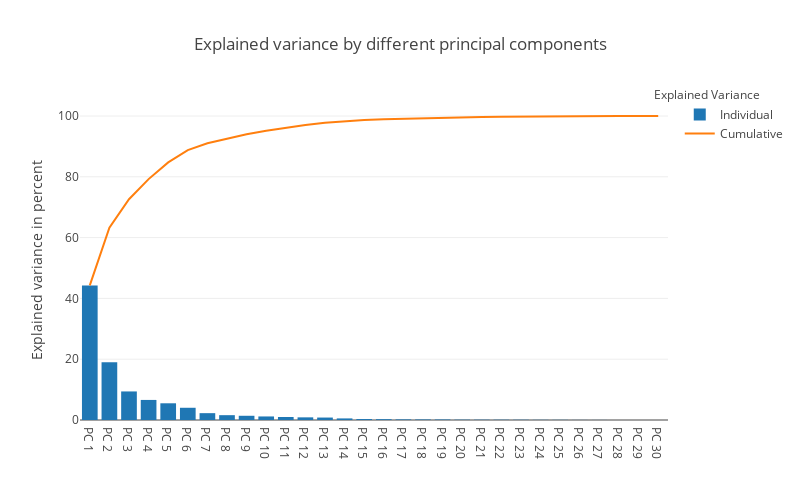

The code cell stored with this chart in its notebook:
### Code cell
offline.iplot(fig)

### Figure 1 — Plotly figure (JSON) as saved in the notebook; plotly's stock layout.template omitted (floating-point values rounded to 4 significant figures)
{"data": [{"name": "Individual", "type": "bar", "uid": "ff9a4f2b-5e2c-42f5-b12c-d0e7add476fb", "x": ["PC 1", "PC 2", "PC 3", "PC 4", "PC 5", "PC 6", "PC 7", "PC 8", "PC 9", "PC 10", "PC 11", "PC 12", "PC 13", "PC 14", "PC 15", "PC 16", "PC 17", "PC 18", "PC 19", "PC 20", "PC 21", "PC 22", "PC 23", "PC 24", "PC 25", "PC 26", "PC 27", "PC 28", "PC 29", "PC 30"], "y": [44.27, 18.97, 9.393, 6.602, 5.496, 4.025, 2.251, 1.589, 1.39, 1.169, 0.9797, 0.8705, 0.8045, 0.5234, 0.3138, 0.2662, 0.198, 0.1754, 0.1649, 0.1039, 0.09991, 0.09146, 0.08114, 0.06018, 0.0516, 0.02726, 0.023, 0.005298, 0.002496, 0.0004435]}, {"name": "Cumulative", "type": "scatter", "uid": "347d143e-7255-482f-878c-5dabfb9f3716", "x": ["PC 1", "PC 2", "PC 3", "PC 4", "PC 5", "PC 6", "PC 7", "PC 8", "PC 9", "PC 10", "PC 11", "PC 12", "PC 13", "PC 14", "PC 15", "PC 16", "PC 17", "PC 18", "PC 19", "PC 20", "PC 21", "PC 22", "PC 23", "PC 24", "PC 25", "PC 26", "PC 27", "PC 28", "PC 29", "PC 30"], "y": [44.27, 63.24, 72.64, 79.24, 84.73, 88.76, 91.01, 92.6, 93.99, 95.16, 96.14, 97.01, 97.81, 98.34, 98.65, 98.92, 99.11, 99.29, 99.45, 99.56, 99.66, 99.75, 99.83, 99.89, 99.94, 99.97, 99.99, 100.0, 100.0, 100.0]}], "layout": {"annotations": [{"showarrow": false, "text": "Explained Variance", "x": 1.16, "xref": "paper", "y": 1.05, "yref": "paper"}], "autosize": false, "height": 500, "title": {"text": "Explained variance by different principal components"}, "width": 800, "xaxis": {"autorange": true, "range": [-0.5, 29.5], "type": "category"}, "yaxis": {"autorange": true, "range": [0, 105.3], "title": {"text": "Explained variance in percent"}, "type": "linear"}}}
